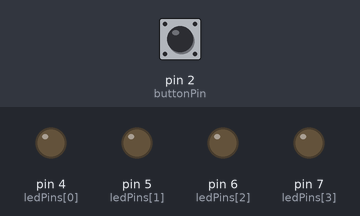
Recording of a sketch running on a simulated Arduino Uno, built with avr-gcc and run on an emulated ATmega328P. Shown: output pins drawn as LEDs (lit = HIGH). Inputs (shaded band) come from the test bench; at power-on: pin 2 (buttonPin) HIGH.

Above: at 1.2 s.
1.3 s: pin 2 (buttonPin) pulled LOW for 0.15 s
At 2.5 s:
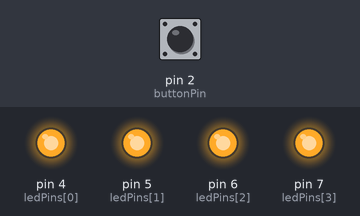
2.9 s: pin 2 (buttonPin) pulled LOW for 1 s
At 3.9 s:
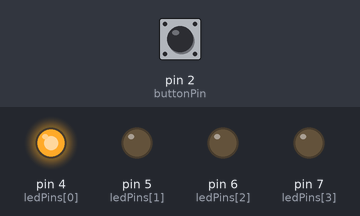
5.4 s: pin 2 (buttonPin) pulled LOW for 0.15 s
At 5.8 s:
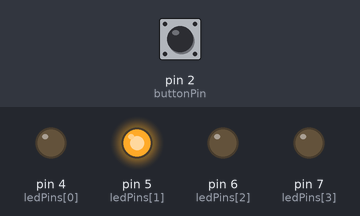
7.0 s: pin 2 (buttonPin) pulled LOW for 3.2 s
At 8.3 s:
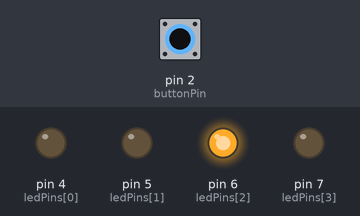
11.7 s: pin 2 (buttonPin) pulled LOW for 0.15 s
At 12.0 s:
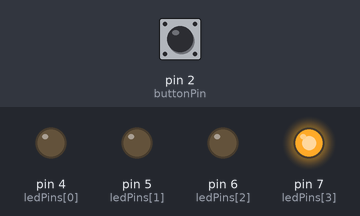
Timing chart, 0 to 14.3 s (numbered marks = the images above; inputs shaded):
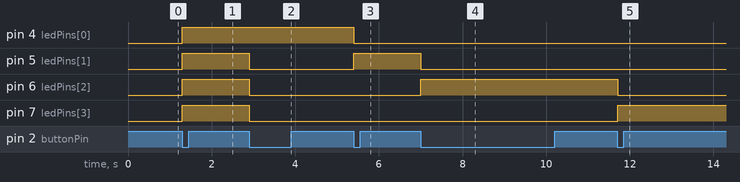

The sketch:

KenanE_SS2.ino
```cpp
/*
Kenan Esso
Short Sketch #2 - Digital Input

  this is attempted template version (I do not have access to a ESP32-S3 Arduino board as of yet)
  (Concept Demonstration purpose)
  This code represents LED behavior without needing hardware.

  SS2 - Digital Input (ESP32-S3)
  4 LEDs + 1 button cycles through 6 patterns
*/

const int ledPins[4] = {4, 5, 6, 7};   // LED pins (edit to match your wiring)
const int buttonPin = 2;               // Button pin (one side to GND)

int patternIndex = 0;                  // variable #1: this would indicate which pattern it is
int lastButton = HIGH;                 // variable #2: this woukd indicate the last button reading
int buttonNow = HIGH;                  // variable #3: this would indicate the current reading

// This is where the 6 unique patterns gets mapped out to 4 LEDs
const byte patterns[6] = {
  0b0000,  // all off
  0b1111,  // all on
  0b1000,  // one on (LED1)
  0b0100,  // one on (LED2)
  0b0010,  // one on (LED3)
  0b0001   // one on (LED4)
};

void showPattern(byte mask)
{
  for (int i = 0; i < 4; i++)
  {
    bool on = (mask >> (3 - i)) & 1;
    digitalWrite(ledPins[i], on ? HIGH : LOW);
  }
}


void setup() {
  // put your setup code here, to run once:
  // This is where the hardware is prepared.

  // Set each LED pin as an OUTPUT
  // This tells the ESP32 that these pins will send voltage out
  for (int i = 0; i < 4; i++)
  {
    pinMode(ledPins[i], OUTPUT);

    // Start with LEDs turned OFF
    digitalWrite(ledPins[i], LOW);
  }

  // Set button pin as INPUT_PULLUP
  // This activates an internal resistor

  // !important reminder!:
  // Not pressed = HIGH
  // Pressed = LOW
  pinMode(buttonPin, INPUT_PULLUP);
}

void loop() {
  // put your main code here, to run repeatedly:
  // This code keeps running over and over.

  // This reads the button's current state
  buttonNow = digitalRead(buttonPin);

  // If Statenment  #1
  // Detect a NEW button press (Rising/Falling Edge logic)
  // We check if the button WAS HIGH
  // AND is NOW LOW
  // This means the button was just pressed, revising the condition
  if (lastButton == HIGH && buttonNow == LOW)
  {
    // Move to the next pattern
    patternIndex++;

    // // If Statenment  #2
    // If we reach past pattern 5, reset back to pattern 0
    if (patternIndex >= 6)
    {
      patternIndex = 0;
    }
  }

  // Show the current pattern on LEDs
  showPattern(patterns[patternIndex]);

  // Save current button state
  // This becomes the "previous state" next loop
  lastButton = buttonNow;

  // Should create a small delay to prevent accidental double presses
  delay(50);
}
```

Measured:
- after the input at 1.3 s, pin 4 (ledPins[0]), pin 5 (ledPins[1]), pin 6 (ledPins[2]), pin 7 (ledPins[3]): LOW → HIGH at once
- after the input at 2.9 s, pin 5 (ledPins[1]), pin 6 (ledPins[2]), pin 7 (ledPins[3]): HIGH → LOW at once
- after the input at 5.4 s, pin 4 (ledPins[0]): HIGH → LOW at once; pin 5 (ledPins[1]): LOW → HIGH at once
- after the input at 7.0 s, pin 5 (ledPins[1]): HIGH → LOW at once; pin 6 (ledPins[2]): LOW → HIGH at once
- after the input at 11.7 s, pin 6 (ledPins[2]): HIGH → LOW at once; pin 7 (ledPins[3]): LOW → HIGH at once
